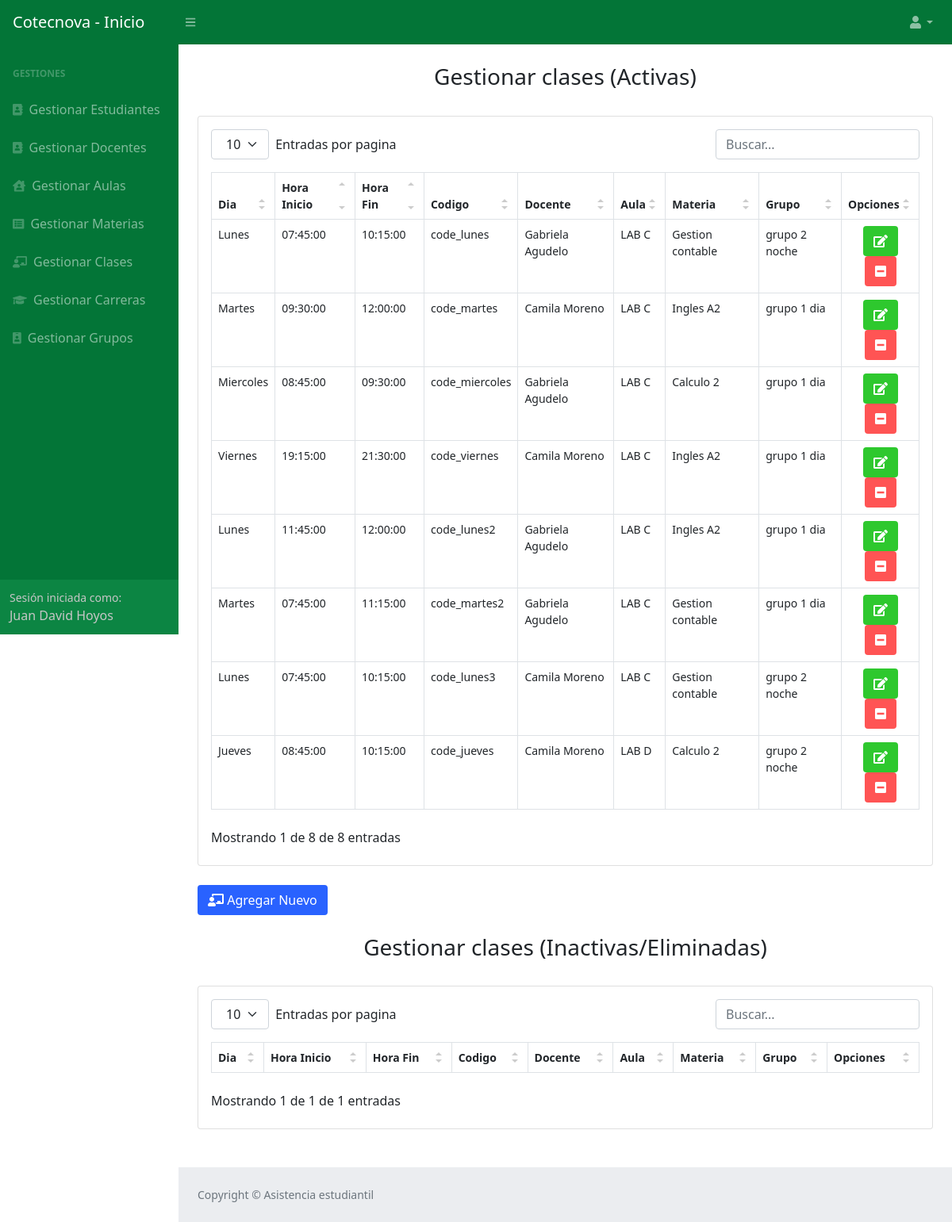
Screenshot of /gestion_clases.php (signed in) with the database file from the repository.
### tables this page shows
CREATE TABLE `dias` (
  `id_dia` int(11) NOT NULL COMMENT 'Id el dia',
  `nombre` varchar(45) NOT NULL COMMENT 'Nombre del dia'
);

### Modelo/MySQL.php (called while the page is built, shortened)
<?php
class MySQL{
    private $hostname  = "localhost";
    private $user = "root";
    private $password = "";
    private $database = "asistencia";
    private $conexion;
    public function conectar(){
        $this->conexion = mysqli_connect($this->hostname, $this->user, $this->password, $this->database);
    }
    public function efectuarConsulta($consulta){
        mysqli_query($this->conexion, "SET lc_time_names = 'es_ES'" );
        mysqli_query($this->conexion, "SET NAMES 'utf8'");
        mysqli_query($this->conexion, "SET CHARACTER 'utf8'");
       $this->resultadoConsulta = mysqli_query($this->conexion, $consulta);
        return $this->resultadoConsulta;
    }
}

### gestion_clases.php (the view, shortened to what this page needs)
<!DOCTYPE html>
<html lang="en">
<head>
    <link href="css/style2.css" rel="stylesheet" />
    <link href="css/styles.css" rel="stylesheet" />
</head>
<body class="sb-nav-fixed">
    <div id="container">
        <?php
        if (isset($_SESSION['tipousuario'])) {
            include("header_index.php");
        ?>
    </div>
    <?php
            require_once 'Modelo/MySQL.php';
            $mysql = new MySQL;
            $mysql->conectar();
            if (isset($_SESSION['idAdministrador'])) {
                $MostrarDatos = $mysql->efectuarConsulta("SELECT asistencia.clase.id_clase, asistencia.clase.hora, asistencia.clase.horafin, asistencia.clase.Materia_id_materia, asistencia.materia.nombre as materianombre, asistencia.clase.Aula_id_aula, asistencia.aula.nombre as aulanombre, asistencia.clase.codigo, asistencia.dias.id_dia, asistencia.dias.nombre as nombredia, asistencia.docente.id_docente, docente.nombres, docente.apellidos, clase.Grupo_id_grupo, grupo.nombre as grupo from clase join dias on dias.id_dia = clase.Dias_id_dia join docente on docente.id_docente = clase.Docente_id_docente join aula on asistencia.clase.Aula_id_aula = asistencia.aula.id_aula join materia on asistencia.clase.materia_id_materia = asistencia.materia.id_materia join grupo on clase.Grupo_id_grupo = grupo.id_grupo WHERE asistencia.clase.estado = 1 GROUP by asistencia.clase.id_clase");
            }
            if ($_SESSION['tipousuario'] == 3) {
    ?>
        <div id="layoutSidenav">
            <div id="layoutSidenav_content">
            <main>
                <div class="container-fluid px-4">
                <br>
                <center>
                    <h3>Gestionar clases (Activas)</h3>
                    <br>
                </center>
                    <div class="row">
                        <center>
                        <div class="card mb-10 col-md-12 col-md-offset-3">
                            <div class="card-body">
                                    <table id="datatablesSimple">
                                        <thead>
                                            <tr>
                                            <th>Dia</th>
                                            <th>Hora Inicio</th>
                                            <th>Hora Fin</th>
                                            <th>Codigo</th>
                                            <th>Docente</th>
                                            <th>Aula</th>
                                            <th>Materia</th>
                                            <th>Grupo</th>
                                            <th>Opciones</th>
                                            </tr>
                                        </thead>
                                        <tbody>
                                        <tr>
                                            <?php
                                            while ($valores1 = mysqli_fetch_assoc($MostrarDatos)) {
                                            $id_clase = $valores1 ['id_clase'];
                                            ?>
                                            <td><?php echo $valores1['nombredia'] ?></td>
                                            <td><?php echo $valores1['hora'] ?></td>
                                            <td><?php echo $valores1['horafin'] ?></td>
                                            <td><?php echo $valores1['codigo'] ?></td>
                                            <td><?php echo $valores1['nombres']." ".$valores1['apellidos'] ?></td>
                                            <td><?php echo $valores1['aulanombre'] ?></td>
                                            <td><?php echo $valores1['materianombre'] ?></td>
                                            <td><?php echo $valores1['grupo'] ?></td>
                                            <td>
                                                <div class="text-center">
                                                <a class="btn" style="background-color: #2EC82E;color: white" href='update_clase2.php?id_clase=<?php echo $id_clase; ?>' role="button"><i class="fas fa-edit"></i></a>
                                                <a class="btn" style="background-color: #FF5454;color: white" href='Controlador/delete_clase.php?id_clase=<?php echo $id_clase; ?>' role="button"><i class="fas fa-minus-square"></i></a>
                                                </div>
                                            </td>
                                        </tr>
                                        <?php
                                            }
                                        ?>
                                        </tbody>
                                    </table>
                                </div>
                            </center>
                        </div>
                        <br>
                        <a class="btn" style="background-color: #2962FF;color: white" href="registro_clases.php" role="button"><i class="fas fa-chalkboard-teacher"></i> Agregar Nuevo</a>
                        <br><br>
                        <center>
                            <h3>Gestionar clases (Inactivas/Eliminadas)</h3>
                            <br>
                        </center>
                        <div class="row">
                            <center>
                            <div class="card mb-10 col-md-12 col-md-offset-3">
                            <div class="card-body">
                                    <table id="datatablesSimple2">
                                        <thead>
                                            <tr>
                                            <th>Dia</th>
                                            <th>Hora Inicio</th>
                                            <th>Hora Fin</th>
                                            <th>Codigo</th>
                                            <th>Docente</th>
                                            <th>Aula</th>
                                            <th>Materia</th>
                                            <th>Grupo</th>
                                            <th>Opciones</th>
                                            </tr>
                                        </thead>
                                    </table>
                                </div>
                            </center>
                        </div>
                        <br><br>
                    </div>
                </main>
                <footer class="py-4 bg-light mt-auto">
                    <div class="container-fluid px-4">
                        <div class="d-flex align-items-center justify-content-between small">
                            <div class="text-muted">Copyright &copy; Asistencia estudiantil</div>
                        </div>
                    </div>
                </footer>
            </div>
        </div>
    <?php
            }
    ?>
<?php
        } else {
            header("refresh:0;url=login.php");
        }
?>
</body>
</html>

### css/style2.css (style rules this page uses)
.dataTable-table { max-width: 100%; width: 100%; border-spacing: 0; border-collapse: separate; }
.dataTable-table > tbody > tr > td, .dataTable-table > tbody > tr > th, .dataTable-table > tfoot > tr > td, .dataTable-table > tfoot > tr > th, .dataTable-table > thead > tr > td, .dataTable-table > thead > tr > th { vertical-align: top; padding: 8px 10px; }
.dataTable-table > thead > tr > th { vertical-align: bottom; text-align: left; border-bottom: 1px solid #d9d9d9; }
.dataTable-table th { vertical-align: bottom; text-align: left; }

### rows the page displays
dias: nombre "Lunes", hora "07:45:00", horafin "10:15:00", codigo "code_lunes", nombres "Gabriela", apellidos "Agudelo", aulanombre "LAB C", materianombre "Gestion contable", grupo "grupo 2 noche", hora "11:45:00", horafin "12:00:00", codigo "code_lunes2", materianombre "Ingles A2", grupo "grupo 1 dia", codigo "code_lunes3", nombres "Camila", apellidos "Moreno"
dias: nombre "Martes", hora "09:30:00", horafin "12:00:00", codigo "code_martes", nombres "Camila", apellidos "Moreno", aulanombre "LAB C", materianombre "Ingles A2", grupo "grupo 1 dia", hora "07:45:00", horafin "11:15:00", codigo "code_martes2", nombres "Gabriela", apellidos "Agudelo", materianombre "Gestion contable"
dias: nombre "Miercoles", hora "08:45:00", horafin "09:30:00", codigo "code_miercoles", nombres "Gabriela", apellidos "Agudelo", aulanombre "LAB C", materianombre "Calculo 2", grupo "grupo 1 dia"
dias: nombre "Viernes", hora "19:15:00", horafin "21:30:00", codigo "code_viernes", nombres "Camila", apellidos "Moreno", aulanombre "LAB C", materianombre "Ingles A2", grupo "grupo 1 dia"
dias: nombre "Jueves", hora "08:45:00", horafin "10:15:00", codigo "code_jueves", nombres "Camila", apellidos "Moreno", aulanombre "LAB D", materianombre "Calculo 2", grupo "grupo 2 noche"

### other values shown
$_SESSION['nombre'] "Juan David"
$_SESSION['apellido'] "Hoyos"
